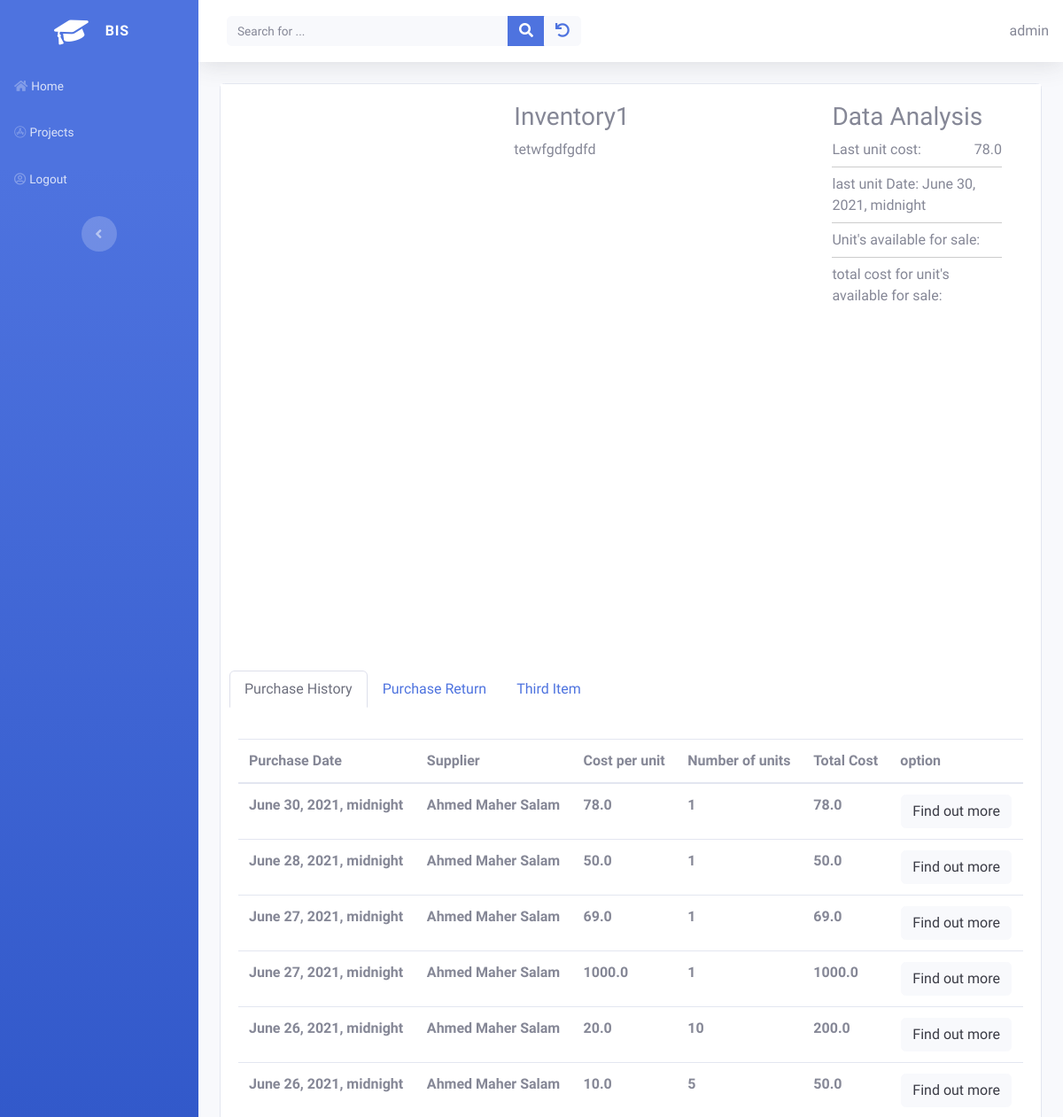
Before: /inventory/detail_inventory/1 (signed in, upper part) with the older database file.
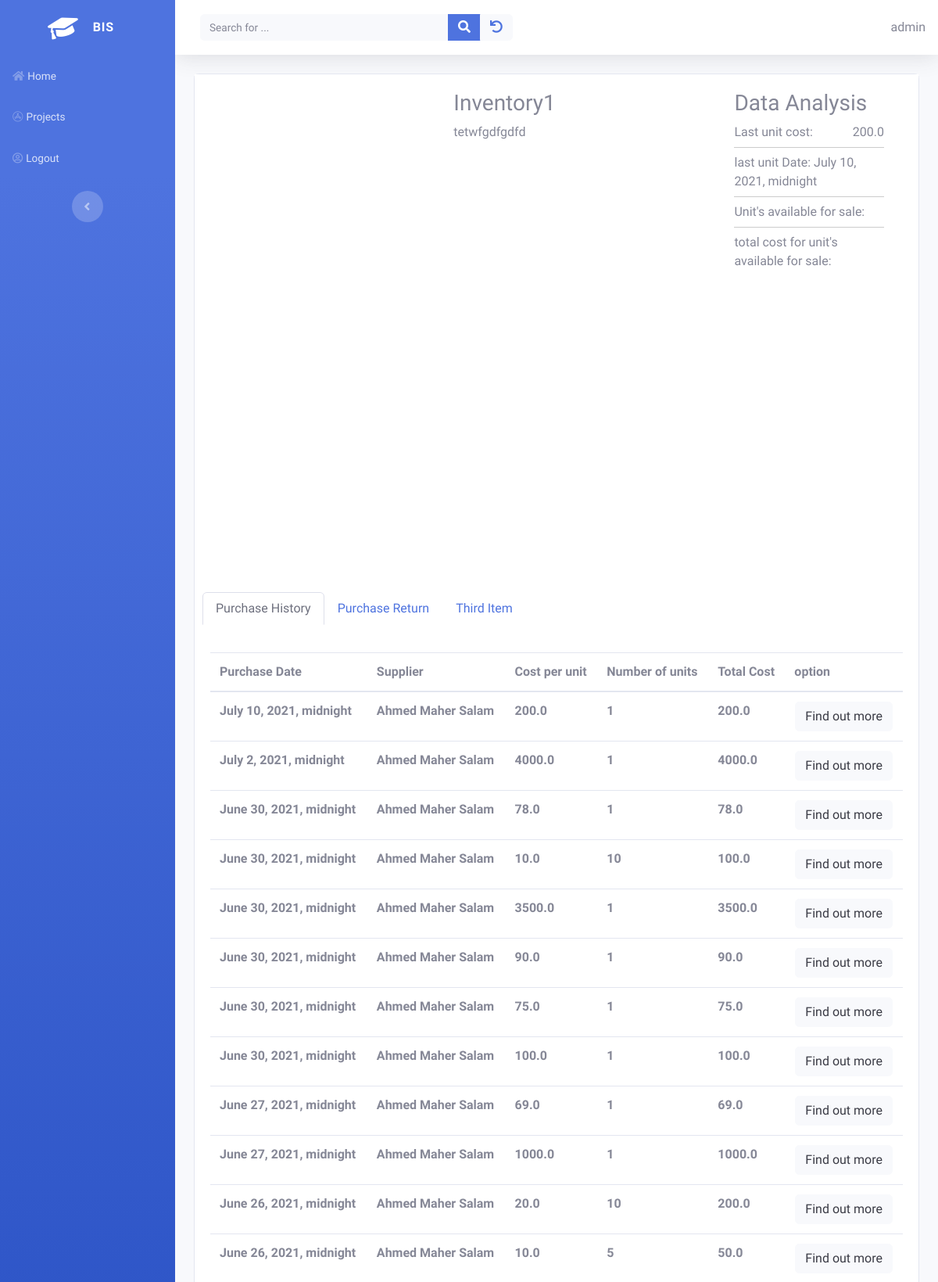
After: the same page with the newer database file.
### inventory/models.py (models this page shows, shortened)
class InventoryPrice(models.Model):
    inventory = models.ForeignKey(Inventory, on_delete=models.CASCADE)
    cost_per_unit = models.FloatField()
    number_of_unit = models.PositiveIntegerField()
    purchase_inventory = models.ForeignKey(PurchaseInventory, on_delete=models.CASCADE)
    @property
    def total_cost(self):
        return self.cost_per_unit * self.number_of_unit

class PurchaseInventory(models.Model):
    class Status(models.IntegerChoices):
        UNPAID = 0 , _("UNPAID")
        PAID = 1 , _("PAID")
    status = models.IntegerField(choices=Status.choices)
    owner = models.ForeignKey(get_user_model(), on_delete=models.CASCADE)
    purchase_date = models.DateTimeField()
    due_date = models.DateField(
        help_text="optional if you want to specify it by yourself",
        null = True ,
        blank = True,
    )
    supplier = models.ForeignKey(Supplier, on_delete=models.CASCADE)
    term = models.ForeignKey(PaymentSalesTerm, on_delete=models.CASCADE)
    frieght_in = models.FloatField(default=0)
    num_returend = models.IntegerField(blank=True, null=True)
    cost_returned =  models.FloatField(blank=True, null=True)
    total_purchases = models.FloatField(blank=True, null=True)
    net_purchases = models.FloatField(blank=True, null=True)
    total_amount_paid = models.FloatField(blank=True, null=True)
    objects = models.Manager() # the default_managers
    purchases = PurchaseManager()

### suppliers/models.py (models this page shows)
class Supplier(models.Model):
    owner = models.ForeignKey(get_user_model(), on_delete=models.CASCADE)
    first_name  = models.CharField(max_length=50)
    last_name   = models.CharField(max_length=50)
    middle_name = models.CharField(max_length=50 , blank=True , null=False , default=" ")
    @property
    def full_name(self):
        return '%s %s %s' % (self.first_name, self.middle_name , self.last_name)
    def __str__(self):
        return self.full_name

### inventory/views.py (the view)
# urls.py: path('detail_inventory/<int:pk>' , views.DetailInventoryView.as_view() , name="detail_inventory" ),
class DetailInventoryView(OwnerDetailView):
    model = Inventory
    template_name = "inventory/inventory_detail.html"
    def get_context_data(self, **kwargs):
        context = super().get_context_data(**kwargs)
        context["last_unit"] =  context["inventory"].inventoryprice_set.order_by("-purchase_inventory__purchase_date").first()
        context["prices"] = context["inventory"].inventoryprice_set.order_by("-purchase_inventory__purchase_date").select_related()
        return context

### home/owner.py (called while the page is built)
    def get_queryset(self):
        qs = super().get_queryset()
        return qs.filter(owner=self.request.user)

### inventory/templates/inventory/inventory_detail.html (shortened to what the changed rows need)
{% extends "home/base.html" %}
{% load static %}
{% block css %}
    <link rel="stylesheet" href="{% static 'home/Gallery/fonts/ionicons.min.css' %}">
    <link rel="stylesheet" href="{% static 'home/Gallery/Model-Gallery-And-Profile.css' %}">
{% endblock %}
{% block content %}
<div class="card">
    <div class="card-body" style="background-color:white;">
         <section id="model-details">
        <div class="container">
            <div class="row">
                <div class="col-12 col-md-3"> <div class="profile-block">
                                <ul>
                                    <li><span class="font-400">Last unit cost: </span><span class="profile-right">{{ last_unit.cost_per_unit }}</span> </li>
                                    <li><span class="font-400">last unit Date: </span><span>{{ last_unit.purchase_inventory.purchase_date }}</span> </li>
                                </ul>
                            </div></div>
            </div>
        </div>
    </section>
    </div>
    <div class="card-body">
        <div id="nav-tabContent" class="tab-content">
            <div id="item-1-1" class="tab-pane fade show active" role="tabpanel" aria-labelledby="item-1-1-tab">
                <div class="table-responsive table mt-2 dataTable" role="grid" aria-describedby="dataTable_info">
                <table class="table my-0 mydataTable" >
                    <thead>
                        <tr>
                            <th>Purchase Date</th>
                            <th>Supplier</th>
                            <th>Cost per unit</th>
                            <th>Number of units</th>
                            <th>Total Cost</th>
                            <th>option</th>
                        </tr>
                    </thead>
                    <tbody>
                        {% if prices %}
                            {% for price in prices %}
                                <tr>
                                <td><strong>{{ price.purchase_inventory.purchase_date }}</strong></td>
                                <td><strong>{{ price.purchase_inventory.supplier }}</strong></td>
                                <td><strong>{{ price.cost_per_unit}}</strong></td>
                                <td><strong>{{ price.number_of_unit}}</strong></td>
                                <td><strong>{{ price.total_cost}}</strong></td>
                                <td>
                                    <div class="dropdown">
                                        <div class="text-center" data-toggle="dropdown" aria-expanded="false">
                                            <button type="button" class="btn btn-light">Find out more</button>
                                        </div>
                                  </div>
                                </td>
                                </tr>
                            {% endfor %}
                          {% else %}
                            <p>There are no data in the database.</p>
                          {% endif %}
                    </tbody>
                </table>
            </div>
            </div>
        </div>
    </div>
</div>
{% endblock %}

Changed rows visible on the page:
removed InventoryPrice: purchase_inventory.purchase_date "June 28, 2021, midnight", purchase_inventory.supplier "Ahmed Maher Salam", cost_per_unit "50.0", number_of_unit "1", total_cost "50.0"
added InventoryPrice: cost_per_unit "200.0", purchase_inventory.purchase_date "July 10, 2021, midnight", purchase_inventory.supplier "Ahmed Maher Salam", number_of_unit "1", total_cost "200.0"
added InventoryPrice: purchase_inventory.purchase_date "July 2, 2021, midnight", purchase_inventory.supplier "Ahmed Maher Salam", cost_per_unit "4000.0", number_of_unit "1", total_cost "4000.0"
added InventoryPrice: purchase_inventory.purchase_date "June 30, 2021, midnight", purchase_inventory.supplier "Ahmed Maher Salam", cost_per_unit "10.0", number_of_unit "10", total_cost "100.0"
added InventoryPrice: purchase_inventory.purchase_date "June 30, 2021, midnight", purchase_inventory.supplier "Ahmed Maher Salam", cost_per_unit "3500.0", number_of_unit "1", total_cost "3500.0"
added InventoryPrice: purchase_inventory.purchase_date "June 30, 2021, midnight", purchase_inventory.supplier "Ahmed Maher Salam", cost_per_unit "90.0", number_of_unit "1", total_cost "90.0"
added InventoryPrice: purchase_inventory.purchase_date "June 30, 2021, midnight", purchase_inventory.supplier "Ahmed Maher Salam", cost_per_unit "75.0", number_of_unit "1", total_cost "75.0"
added InventoryPrice: purchase_inventory.purchase_date "June 30, 2021, midnight", purchase_inventory.supplier "Ahmed Maher Salam", cost_per_unit "100.0", number_of_unit "1", total_cost "100.0"
Other visible differences:
{{ last_unit.cost_per_unit }}: "78.0" → "200.0"
{{ last_unit.purchase_inventory.purchase_date }}: "June 30, 2021, midnight" → "July 10, 2021, midnight"
